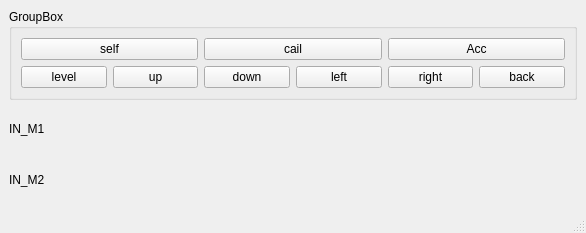
<?xml version="1.0" encoding="UTF-8"?>
<ui version="4.0">
 <class>CailWindow</class>
 <widget class="QMainWindow" name="CailWindow">
  <property name="geometry">
   <rect>
    <x>0</x>
    <y>0</y>
    <width>586</width>
    <height>233</height>
   </rect>
  </property>
  <property name="windowTitle">
   <string>MainWindow</string>
  </property>
  <widget class="QWidget" name="centralwidget">
   <layout class="QVBoxLayout" name="verticalLayout">
    <item>
     <widget class="QGroupBox" name="groupBox_3">
      <property name="title">
       <string>GroupBox</string>
      </property>
      <layout class="QVBoxLayout" name="verticalLayout_3">
       <item>
        <layout class="QHBoxLayout" name="horizontalLayout_3">
         <item>
          <widget class="QPushButton" name="pushButton_self">
           <property name="text">
            <string>self</string>
           </property>
          </widget>
         </item>
         <item>
          <widget class="QPushButton" name="pushButton_cail">
           <property name="text">
            <string>cail</string>
           </property>
          </widget>
         </item>
         <item>
          <widget class="QPushButton" name="pushButton_Acc">
           <property name="text">
            <string>Acc</string>
           </property>
          </widget>
         </item>
        </layout>
       </item>
       <item>
        <layout class="QHBoxLayout" name="horizontalLayout_6">
         <item>
          <widget class="QPushButton" name="pushButton_level">
           <property name="text">
            <string>level</string>
           </property>
          </widget>
         </item>
         <item>
          <widget class="QPushButton" name="pushButton_up">
           <property name="text">
            <string>up</string>
           </property>
          </widget>
         </item>
         <item>
          <widget class="QPushButton" name="pushButton_down">
           <property name="text">
            <string>down</string>
           </property>
          </widget>
         </item>
         <item>
          <widget class="QPushButton" name="pushButton_left">
           <property name="text">
            <string>left</string>
           </property>
          </widget>
         </item>
         <item>
          <widget class="QPushButton" name="pushButton_right">
           <property name="text">
            <string>right</string>
           </property>
          </widget>
         </item>
         <item>
          <widget class="QPushButton" name="pushButton_back">
           <property name="text">
            <string>back</string>
           </property>
          </widget>
         </item>
        </layout>
       </item>
      </layout>
     </widget>
    </item>
    <item>
     <widget class="QLabel" name="label_in_m1">
      <property name="text">
       <string>IN_M1</string>
      </property>
     </widget>
    </item>
    <item>
     <widget class="QLabel" name="label_in_m2">
      <property name="text">
       <string>IN_M2</string>
      </property>
     </widget>
    </item>
   </layout>
  </widget>
  <widget class="QMenuBar" name="menubar">
   <property name="geometry">
    <rect>
     <x>0</x>
     <y>0</y>
     <width>586</width>
     <height>27</height>
    </rect>
   </property>
  </widget>
  <widget class="QStatusBar" name="statusbar"/>
 </widget>
 <resources/>
 <connections/>
</ui>
